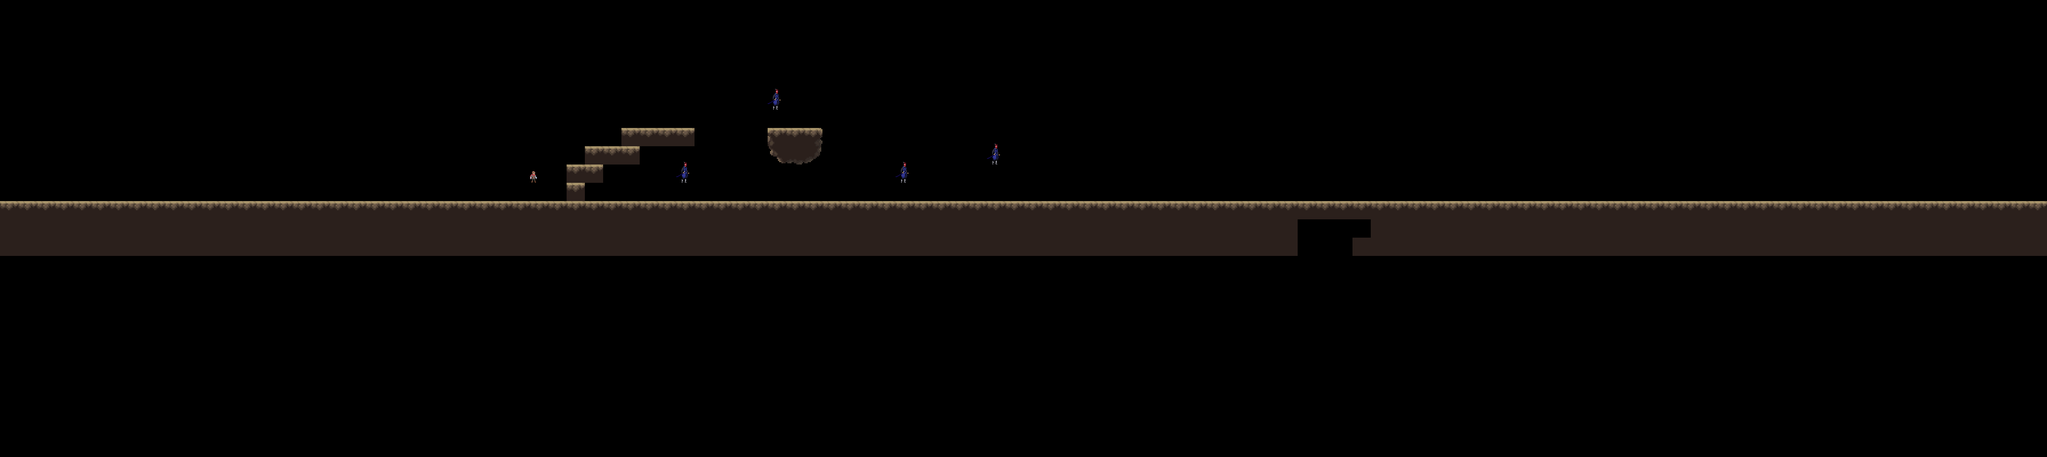

This is a level from a 2D game, rendered from its Tiled map with the project's own tilesets. A one-line summary and the map file follow, with tile-layer data summarised:
An orthogonal 112x25 tile map with 46x46 px tiles, 3 tile layers (1, 2, 3), 3 tilesets.

<map version="1.8" tiledversion="1.8.4" orientation="orthogonal" renderorder="right-down" width="112" height="25" tilewidth="46" tileheight="46" infinite="0" nextlayerid="4" nextobjectid="1">
 <editorsettings>
  <export target="../../levels/5/.csv" format="csv" />
 </editorsettings>
 <tileset firstgid="1" name="wasteland" tilewidth="231" tileheight="92" tilecount="31" columns="0">
  <grid orientation="orthogonal" width="1" height="1" />
  <tile id="0">
   <image width="46" height="46" source="../../images/level_images/2/Tiles/0.png" />
  </tile>
  <tile id="1">
   <image width="46" height="46" source="../../images/level_images/2/Tiles/1.png" />
  </tile>
  <tile id="2">
   <image width="46" height="46" source="../../images/level_images/2/Tiles/2.png" />
  </tile>
  <tile id="3">
   <image width="46" height="46" source="../../images/level_images/2/Tiles/3.png" />
  </tile>
  <tile id="4">
   <image width="46" height="46" source="../../images/level_images/2/Tiles/4.png" />
  </tile>
  <tile id="5">
   <image width="46" height="46" source="../../images/level_images/2/Tiles/5.png" />
  </tile>
  <tile id="6">
   <image width="46" height="46" source="../../images/level_images/2/Tiles/6.png" />
  </tile>
  <tile id="7">
   <image width="46" height="46" source="../../images/level_images/2/Tiles/7.png" />
  </tile>
  <tile id="8">
   <image width="46" height="46" source="../../images/level_images/2/Tiles/8.png" />
  </tile>
  <tile id="9">
   <image width="46" height="46" source="../../images/level_images/2/Tiles/9.png" />
  </tile>
  <tile id="10">
   <image width="46" height="46" source="../../images/level_images/2/Tiles/10.png" />
  </tile>
  <tile id="11">
   <image width="46" height="46" source="../../images/level_images/2/Tiles/11.png" />
  </tile>
  <tile id="12">
   <image width="46" height="46" source="../../images/level_images/2/Tiles/12.png" />
  </tile>
  <tile id="13">
   <image width="46" height="46" source="../../images/level_images/2/Tiles/13.png" />
  </tile>
  <tile id="14">
   <image width="46" height="46" source="../../images/level_images/2/Tiles/14.png" />
  </tile>
  <tile id="15">
   <image width="46" height="46" source="../../images/level_images/2/Tiles/15.png" />
  </tile>
  <tile id="16">
   <image width="46" height="46" source="../../images/level_images/2/Tiles/16.png" />
  </tile>
  <tile id="17">
   <image width="46" height="46" source="../../images/level_images/2/Tiles/17.png" />
  </tile>
  <tile id="18">
   <image width="46" height="46" source="../../images/level_images/2/Tiles/18.png" />
  </tile>
  <tile id="19">
   <image width="46" height="46" source="../../images/level_images/2/Tiles/19.png" />
  </tile>
  <tile id="20">
   <image width="46" height="46" source="../../images/level_images/2/Tiles/20.png" />
  </tile>
  <tile id="21">
   <image width="46" height="92" source="../../images/level_images/2/Tiles/21.png" />
  </tile>
  <tile id="22">
   <image width="231" height="46" source="../../images/level_images/2/Tiles/22.png" />
  </tile>
  <tile id="23">
   <image width="46" height="46" source="../../images/level_images/2/Tiles/23.png" />
  </tile>
  <tile id="24">
   <image width="17" height="30" source="../../images/level_images/2/Tiles/24.png" />
  </tile>
  <tile id="25">
   <image width="34" height="57" source="../../images/level_images/2/Tiles/25.png" />
  </tile>
  <tile id="26">
   <image width="46" height="46" source="../../images/level_images/2/Tiles/26.png" />
  </tile>
  <tile id="27">
   <image width="46" height="46" source="../../images/level_images/2/Tiles/27.png" />
  </tile>
  <tile id="28">
   <image width="46" height="46" source="../../images/level_images/2/Tiles/28.png" />
  </tile>
  <tile id="29">
   <image width="46" height="46" source="../../images/level_images/2/Tiles/29.png" />
  </tile>
  <tile id="30">
   <image width="92" height="92" source="../../images/level_images/2/Tiles/30.png" />
  </tile>
 </tileset>
 <tileset firstgid="32" source="Forest.tsx" />
 <tileset firstgid="51" source="Forest.tsx" />
 <layer id="2" name="1" width="112" height="25">
  <data>[2800 cells, 0 non-empty, 0 distinct tile ids]</data>
 </layer>
 <layer id="1" name="2" width="112" height="25">
  <data>[2800 cells, 350 non-empty, 10 distinct tile ids]</data>
 </layer>
 <layer id="3" name="3" width="112" height="25">
  <data>[2800 cells, 0 non-empty, 0 distinct tile ids]</data>
 </layer>
</map>
